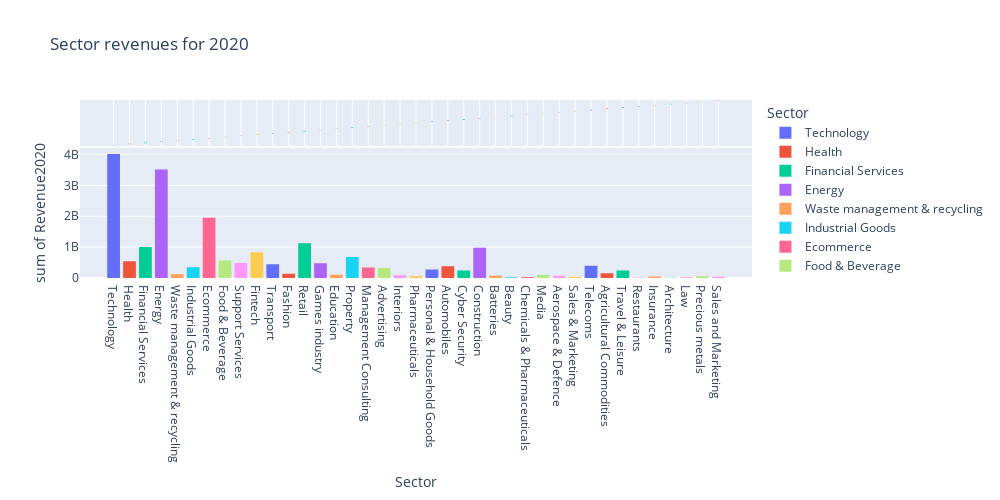

The notebook cell this image was saved under:
### Code cell
fig= px.histogram(data, x='Sector', color='Sector',y='Revenue2020',
                  marginal='box',hover_data=data.columns,
                  title= 'Sector revenues for 2020', width=1000, height=500)
fig.show()
